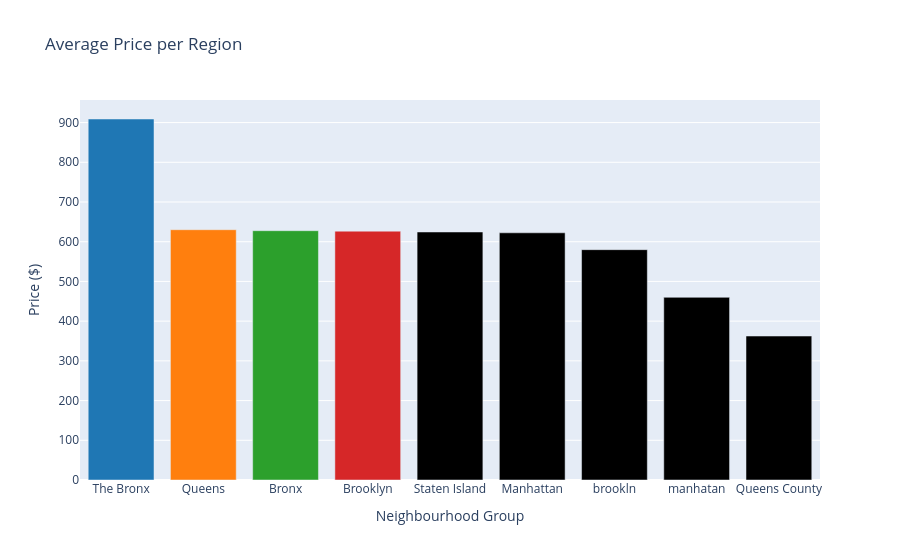

The notebook cell this image was saved under:
### Code cell
import plotly.graph_objects as go

# Calculating the average price per region
price_region = round(df1.groupby('neighbourhood group').price.mean().sort_values(ascending=False), 2)
print(price_region)
# Create a bar plot
fig = go.Figure(data=[go.Bar(
    x=price_region.index,
    y=price_region.values,
    marker_color=['#1f77b4', '#ff7f0e', '#2ca02c', '#d62728'],  # Custom color palette
)])

# Update layout
fig.update_layout(
    title='Average Price per Region',
    xaxis=dict(title='Neighbourhood Group'),
    yaxis=dict(title='Price ($)'),
    showlegend=False,
)

# Show the plot
fig.show()

### Figure 1 — Plotly figure (JSON) as saved in the notebook; plotly's stock layout.template omitted (floating-point values rounded to 4 significant figures)
{"data": [{"marker": {"color": ["#1f77b4", "#ff7f0e", "#2ca02c", "#d62728"]}, "type": "bar", "x": ["The Bronx", "Queens", "Bronx", "Brooklyn", "Staten Island", "Manhattan", "brookln", "manhatan", "Queens County"], "y": [909, 630.2, 627.8, 626.6, 624.5, 622.5, 580, 460, 362.5]}], "layout": {"showlegend": false, "title": {"text": "Average Price per Region"}, "xaxis": {"title": {"text": "Neighbourhood Group"}}, "yaxis": {"title": {"text": "Price ($)"}}}}
